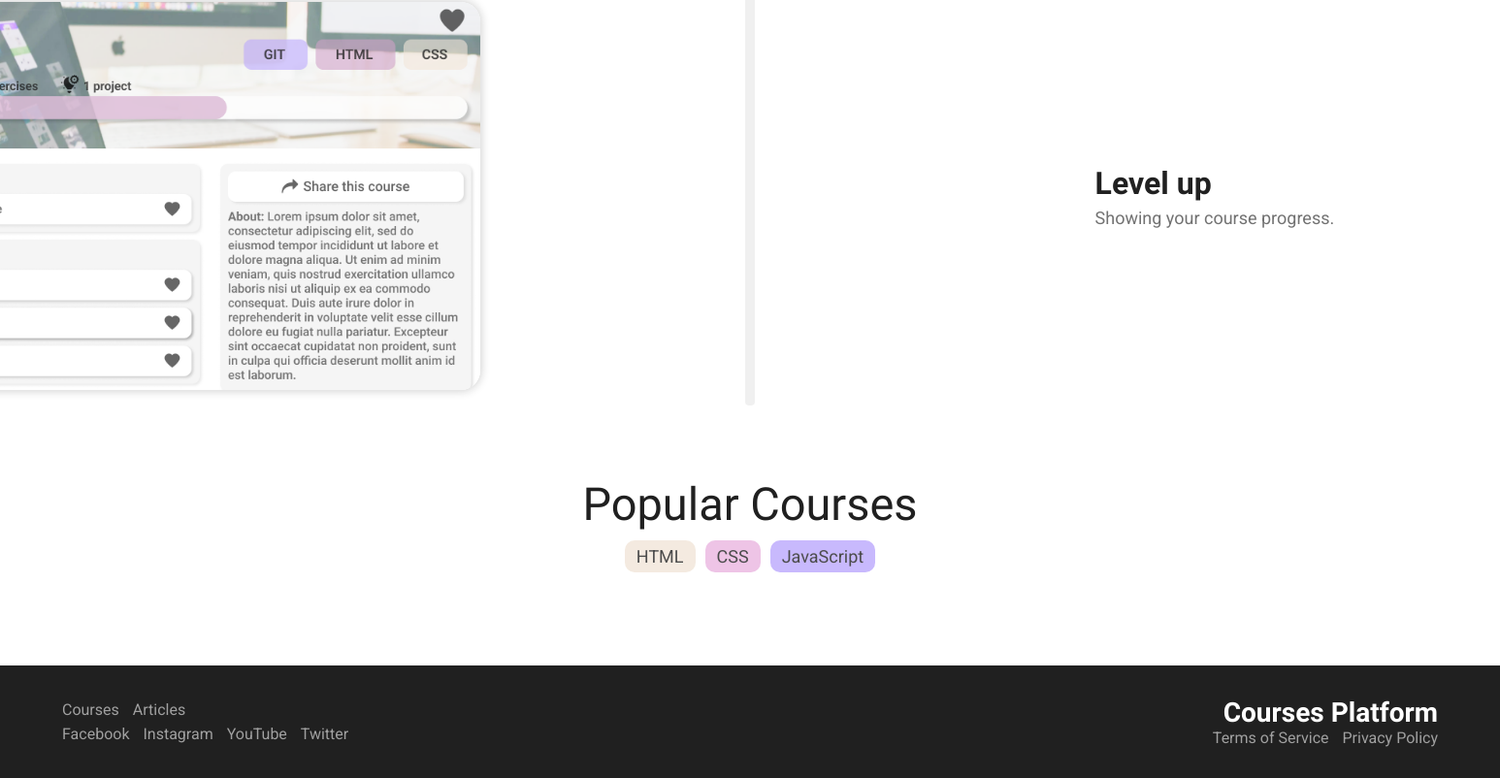
The app's page / (lower part), older data.
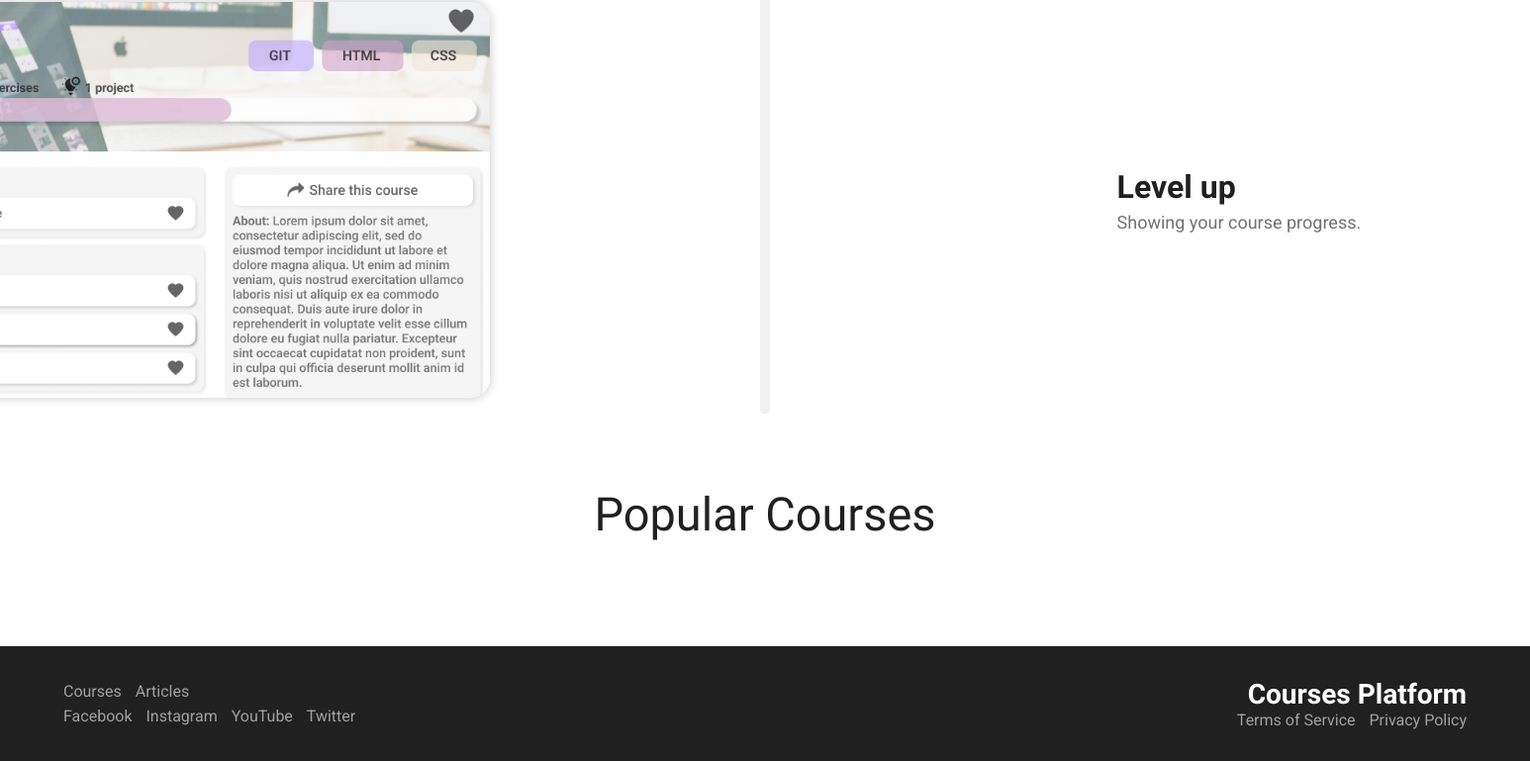
The same page, newer data.
### course/models.py (models this page shows, shortened)
class Tag(models.Model):
    name = models.CharField(max_length=100)

### user/views/main.py (the view)
# urls.py: path('', main.dashboard, name='dashboard'),
def dashboard(request):
    if request.user.is_authenticated:
        courses_before_3 = request.user.users_who_registered.all()[:3]
        courses_after_3 = request.user.users_who_registered.all()[3:]
        context = {
            'courses_before_3': courses_before_3,
            'courses_after_3': courses_after_3,
        }
        return render(request, 'auth/dashboard.html', context)
    else:
        tags = Tag.objects.filter(course__isnull=False).distinct()
        return render(request, 'auth/index.html', {
            'tags': tags,
        })

### user/templates/auth/index.html (shortened to what this page needs)
{% include 'main.html' %}
{% block title %}
    <link rel="stylesheet" href="/static/css/index.css">
{% endblock title %}
{% block content %}
<div class="content">
    <div class="about">
        <div class="about__content">
            <div class="about__content__line">
            </div>
            <div class="about__content__left">
                <div class="card card3">
                    <img src="/static/media/index/image2.png" alt="image 3">
                </div>
                <div class="card__desc">
                    <h2>Level up</h2>
                    <p>Showing your course progress.</p>
                </div>
            </div>
        </div>
    </div>
</div>
<div class="collection">
    <div class="title">Popular Courses</div>
   <div class="collection__titles">
    {% for tag in tags %}
        <div class="tag" style="background-color: {% if forloop.counter|divisibleby:3 %}#BBA8FD{% elif forloop.counter|divisibleby:2 %}#EAB6E1{% else %}#F2E6D9{% endif %}">
            {{ tag.name }}
        </div>
    {% endfor %}
   </div>
   <div class="page__content__courses" id='ShowAllCourses'></div>
</div>
<footer class="footer">
    <div class="footer__left">
        <div class="">
            <a href="/courses">Courses</a>
            <a href="/articles">Articles</a>
        </div>
        <div class="">
            <a href="">Facebook</a>
            <a href="">Instagram</a>
            <a href="">YouTube</a>
            <a href="">Twitter</a>
        </div>
    </div>
    <div class="footer__right">
        <div class="">
            <h2>Courses Platform</h2>
        </div>
        <div class="">
            <a href="/terms-of-service">Terms of Service</a>
            <a href="/privacy-policy">Privacy Policy</a>
        </div>
    </div>
</footer>
{% endblock content %}

### templates/main.html (shortened to what this page needs)
<!DOCTYPE html>
<html lang="en">
<head>
    <link rel="stylesheet" href="/static/css/main.css">
</head>
<body>
</body>
</html>

### static/css/main.css (style rules this page uses)
* { box-sizing: border-box; padding: 0; margin: 0; text-decoration: none; outline: none; border: none; }
body { background-color: var(--white); color: var(--primary); font-size: 18px; font-family: var(--Roboto); overflow-x: hidden; }
a { color: rgb(20,20,20,.9); }
a, button, input, textarea, select, textarea { transition: all .3s linear; }

### static/css/index.css (style rules this page uses)
.content { display: flex; justify-content: center; align-items: center; flex-direction: column; width: 100%; }
.about { height: 164vh; width: 100%; margin-bottom: 20vh; }
.title { font-family: var(--PaytoneOne); color: var(--primary); font-size: calc((1vw + 1vh) * 2); padding: 10px 0; width: 100%; text-align: center; }
.about__content { width: 100%; position: relative; display: flex; justify-content: center; align-items: center; flex-direction: column; }
.about__content__left { display: flex; justify-content: space-between; align-items: center; width: 100%; margin: 4vh 0 2vh ; position: relative; }
.card { display: flex; justify-content: center; align-items: center; flex-direction: column; max-width: 47vw; min-height: 50vh; height: 100%; width: 100%; position: relative; border-radius: 20px; transition: all .3s linear; box-shadow: 0 0 10px 1px rgb(20,20,20,.2); }
.card3 img { left: -13vw; }
.card img { width: 60vw; height: 100%; object-fit: cover; border-radius: 20px; position: absolute; }
.about__content__line { background-color: #f0f0f0; width: 10px; height: 100%; top: 0; position: absolute; z-index: 1; display: flex; justify-content: start; align-items: start; flex-direction: column; border-radius: 4px; }
.card__desc { width: 47vw; height: 100%; display: flex; justify-content: center; align-items: start; flex-direction: column; gap: 6px; padding: 10px 5vw; transition: all .3s linear; position: relative; }
.card__desc h2 { font-family: var(--PaytoneOne); font-size: 32px; }
.card__desc p { font-size: 18px; color: rgb(20,20,20,.6); }
.collection { width: 100%; margin-bottom: 6vh; }
.page__content__courses { display: flex; justify-content: start; align-items: start; flex-wrap: wrap; width: 100%; gap: 2%; row-gap: 2%; padding: 3vh 5% ; }
.footer { display: flex; justify-content: space-between; align-items: center; width: 100%; background-color: var(--primary); color: #bcbcbc; padding: 4vh 8vh; }
.footer__left { display: flex; justify-content: end; align-items: start; flex-direction: column; width: 50%; gap: 6px; }
.footer__left div { display: flex; justify-content: start; align-items: center; gap: 14px; }
.footer__left div a { font-size: 16px; color: #a0a0a0; }
.footer__right { display: flex; justify-content: end; align-items: end; flex-direction: column; width: 50%; }
.footer__right div h2 { font-family: var(--PaytoneOne); font-size: 28px; color: var(--white); }
.footer__right div { display: flex; justify-content: start; align-items: center; gap: 14px; }
.footer__right div a { font-size: 16px; color: #a0a0a0; }

### static/css/variables.css (style rules this page uses)
:root { --black: #000; --white: #fff; --primary: #202020; --lightYellow: #f2e6d9; --pink: #EAB6E1; --violet: #bba8fd; --lilac: #DDC1EA; --lightBlue: #F3F8FF; --blue: #DEECFF; --lightViolet: #C6CFFF; --lightLilac: #E8D3FF; --Roboto: 'Roboto', sans-serif; --PaytoneOne: 'Paytone One', sans-serif; }

Row changes from the older to the newer data that the page shows:
no longer on this page (row edited): Tag: name "HTML"
no longer on this page (row edited): Tag: name "CSS"
no longer on this page (row edited): Tag: name "JavaScript"
